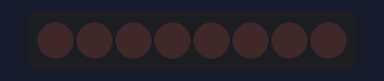
Bench run of a sketch on a simulated Arduino Uno, built with avr-gcc and run on an emulated ATmega328P. On the bench: 8 shift-register outputs drawn as a row of LEDs (first output left, lit = HIGH). Wiring (inferred from the names in the program): shift register (74HC595): data pin 12; shift clock pin 8; latch pin 11. Wiring (inferred from the signals the program sends): row of LEDs: on Q0, Q1, Q2, Q3, Q4, Q5, Q6, Q7.

Above: at 0.2 s.
At 0.65 s:
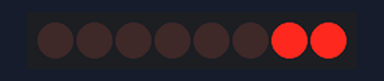
At 0.85 s:
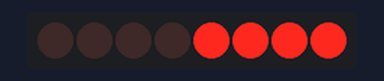
At 1.15 s:
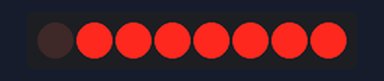
At 1.85 s:
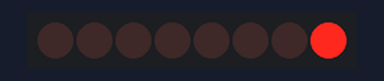
At 2.55 s:
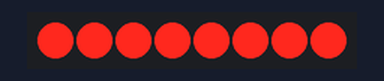
Timing chart, 0 to 3.0 s (numbered marks = the images above):
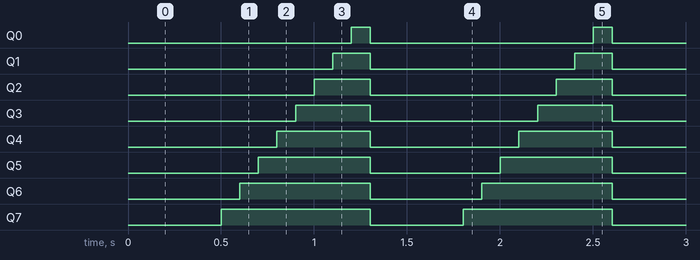

The sketch:

ShiftRegister_LED.ino
```cpp
//*******************************************************************************
// Project : 74hc595 LCD in Learing Kit
// Board : Arduino Uno
// By : Kit Plus
//*******************************************************************************

int latchPin = 11;    //Pin connected to ST_CP of 74HC595
int clockPin = 8;   //Pin connected to SH_CP of 74HC595
int dataPin = 12;    //Pin connected to DS of 74HC595

byte leds = 0;

void setup() {
  pinMode(latchPin, OUTPUT);
  pinMode(dataPin, OUTPUT);
  pinMode(clockPin, OUTPUT);
}

void loop() {
  leds = 0;
  updateShiftRegister();
  delay(500);
  for (int i = 0; i < 8; i++)  {
    bitSet(leds, i);
    updateShiftRegister();
    delay(100);

  }
}

void updateShiftRegister() {
   digitalWrite(latchPin, LOW);
   shiftOut(dataPin, clockPin, LSBFIRST, leds);
   digitalWrite(latchPin, HIGH);
}
```

Measured:
- by itself, Q0: alternates HIGH for 0.10 s and LOW for 1.2 s
- by itself, Q1: alternates HIGH for 0.20 s and LOW for 1.1 s
- by itself, Q2: alternates HIGH for 0.30 s and LOW for 1.0 s
- by itself, Q3: alternates HIGH for 0.40 s and LOW for 0.90 s
- by itself, Q4: alternates HIGH for 0.50 s and LOW for 0.80 s
- by itself, Q5: alternates HIGH for 0.60 s and LOW for 0.70 s
- by itself, Q6: alternates HIGH for 0.70 s and LOW for 0.60 s
- by itself, Q7: alternates HIGH for 0.80 s and LOW for 0.50 s
